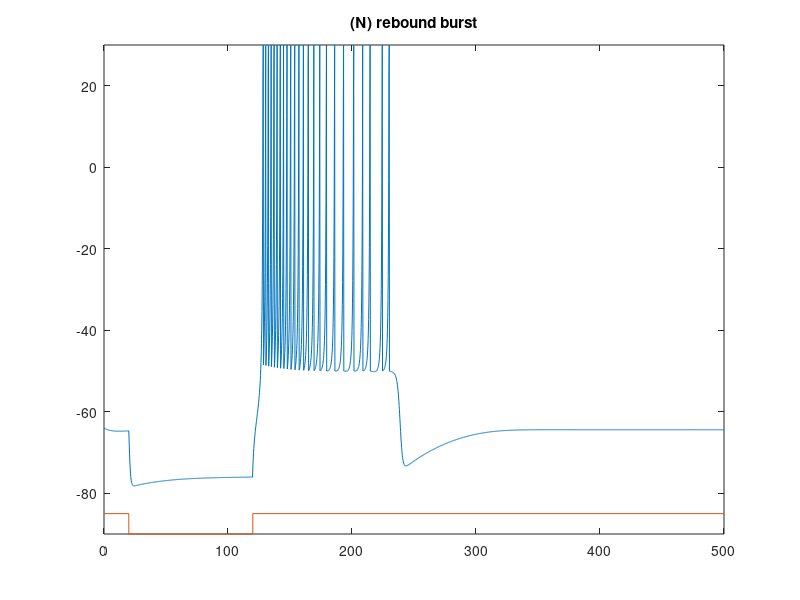

Recreate this plot in MATLAB.
tic
a=0.03; b=0.25; c=-50;  d=0;
V=-64;  u=b*V;
T_end = 500;
tau = 0.2;  tspan = 0:tau:T_end;
T1=20;
current_span = 100;

VV=zeros(1, length(tspan));  
uu=zeros(1, length(tspan));

T2 = 150;
current_span2 = 30;

for t=tspan
    if (t>T1) & (t < T1+current_span) 
        I=-10;
    elseif (t>T2) & (t < T2+current_span2)
        I=0;
    else
        I=0;
    end;
    V = V + tau*(0.04*V^2+5*V+140-u+I);
    u = u + tau*a*(b*V-u);
    if V > 30
        VV(1, round(t/tau + 1))=30;
        V = c;
        u = u + d;
    else
        VV(1, round(t/tau + 1))=V;
    end;
    uu(1, round(t/tau + 1))=u;
end;
toc

plot(tspan,VV,[0 T1 T1 (T1+current_span) (T1+current_span) max(tspan)],-85+[0 0 -5 -5 0 0]);
axis([0 max(tspan) -90 30])
title('(N) rebound burst');
